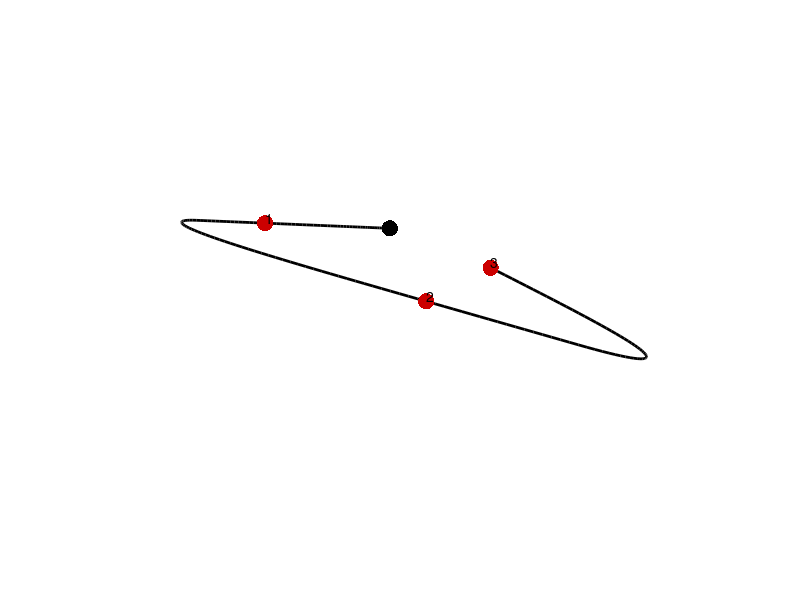

The MATLAB source for this figure:
function demo_OC_LQT_online01
% MPC recomputed in an online manner with a time horizon.
%
% If this code is useful for your research, please cite the related publication:
% @incollection{Calinon19chapter,
% 	author="Calinon, S. and Lee, D.",
% 	title="Learning Control",
% 	booktitle="Humanoid Robotics: a Reference",
% 	publisher="Springer",
% 	editor="Vadakkepat, P. and Goswami, A.", 
% 	year="2019",
% 	pages="1261--1312",
% 	doi="10.1007/978-94-007-6046-2_68"
% }
% 
% Copyright (c) 2019 Idiap Research Institute, http://idiap.ch/
% Written by Sylvain Calinon, http://calinon.ch/
% 
% This file is part of PbDlib, http://www.idiap.ch/software/pbdlib/
% 
% PbDlib is free software: you can redistribute it and/or modify
% it under the terms of the GNU General Public License version 3 as
% published by the Free Software Foundation.
% 
% PbDlib is distributed in the hope that it will be useful,
% but WITHOUT ANY WARRANTY; without even the implied warranty of
% MERCHANTABILITY or FITNESS FOR A PARTICULAR PURPOSE. See the
% GNU General Public License for more details.
% 
% You should have received a copy of the GNU General Public License
% along with PbDlib. If not, see <http://www.gnu.org/licenses/>.

addpath('./m_fcts/');


%% Parameters
%%%%%%%%%%%%%%%%%%%%%%%%%%%%%%%%%%%%%%%%%%%%%%%%%%%%%%%%%%%%%%%%%%%%%%%%%%%
nbData = 200; %Number of datapoints
nbD = 50; %Size of the time window for MPC computation
nbPoints = 3; %Number of keypoints
nbVarPos = 2; %Dimension of position data (here: x1,x2)
nbDeriv = 2; %Number of static and dynamic features (nbDeriv=2 for [x,dx] and u=ddx)
nbVar = nbVarPos * nbDeriv; %Dimension of state vector
dt = 1E-2; %Time step duration
rfactor = 1E-8; %dt^nbDeriv;	%Control cost in LQR
R = speye((nbD-1)*nbVarPos) * rfactor; %Control cost matrix


%% Dynamical System settings (discrete version)
%%%%%%%%%%%%%%%%%%%%%%%%%%%%%%%%%%%%%%%%%%%%%%%%%%%%%%%%%%%%%%%%%%%%%%%%%%%
mass = 1;
b = 3;
k = 1;
A1d = zeros(nbDeriv);
for i=0:nbDeriv-1
	A1d = A1d + diag(ones(nbDeriv-i,1),i) * dt^i * 1/factorial(i); %Discrete 1D
end
B1d = zeros(nbDeriv,1); 
for i=1:nbDeriv
	B1d(nbDeriv-i+1) = dt^i * 1/factorial(i); %Discrete 1D
end
A1d
A = kron(A1d, speye(nbVarPos)); %Discrete nD
B = kron(B1d, speye(nbVarPos)); %Discrete nD

%Build Su and Sx transfer matrices
Su = sparse(nbVar*nbD, nbVarPos*(nbD-1));
Sx = kron(ones(nbD,1), speye(nbVar));
M = B;
for n=2:nbD
	id1 = (n-1)*nbVar+1:nbD*nbVar;
	Sx(id1,:) = Sx(id1,:) * A;
	id1 = (n-1)*nbVar+1:n*nbVar; 
	id2 = 1:(n-1)*nbVarPos;
	Su(id1,id2) = M;
	M = [A*M(:,1:nbVarPos), M]; 
end


%% Task setting
%%%%%%%%%%%%%%%%%%%%%%%%%%%%%%%%%%%%%%%%%%%%%%%%%%%%%%%%%%%%%%%%%%%%%%%%%%%
tl = linspace(1,nbData,nbPoints+1);
tl = round(tl(2:end)); 
MuQ0 = zeros(nbVar*nbData,1); 
Q0 = zeros(nbVar*nbData);
for t=1:length(tl)
	id0(:,t) = [1:nbVarPos] + (tl(t)-1) * nbVar;
	Q0(id0(:,t), id0(:,t)) = eye(nbVarPos);
	MuQ0(id0(:,t)) = rand(nbVarPos,1) - 0.5;
end


%% MPC (batch LQT recomputed in an online manner)
%%%%%%%%%%%%%%%%%%%%%%%%%%%%%%%%%%%%%%%%%%%%%%%%%%%%%%%%%%%%%%%%%%%%%%%%%%%
x = zeros(nbVar,1);
rx = zeros(nbVar,nbData);
% figure; hold on;
% h = [];
for t=1:nbData
	rx(:,t) = x; %Log data 

	id = [t:min(t+nbD-1,nbData), ones(1,t-nbData+nbD-1)]; %Time steps involved in the MPC computation
	id2 = [];
	for s=1:nbD
		id2 = [id2; [1:nbVar]' + (id(s)-1) * nbVar];
	end
	MuQ = MuQ0(id2,1);
	Q = Q0(id2,id2);

	u = (Su' * Q * Su + R) \ Su' * Q * (MuQ - Sx * x); %Compute control commands
	x = A * x + B * u(1:nbVarPos); %Update state with first control command
	
% 	delete(h);
% 	h(1) = plot(MuQ(1:nbVar:end),'k.');
% 	h(2) = plot(x(1),'r.');
% 	axis([1,nbD,min(MuQ0),max(MuQ0)]);
% 	pause(.001);
end

%% Plot 2D
%%%%%%%%%%%%%%%%%%%%%%%%%%%%%%%%%%%%%%%%%%%%%%%%%%%%%%%%%%%%%%%%%%%%%%%%%%%
figure('position',[10 10 800 800]); hold on; axis off;
plot(rx(1,:), rx(2,:), '-','linewidth',2,'color',[0 0 0]);
plot(rx(1,1), rx(2,1), '.','markersize',35,'color',[0 0 0]);
plot(MuQ0(id0(1,:)), MuQ0(id0(2,:)), '.','markersize',35,'color',[.8 0 0]);
for t=1:length(tl)
	text(MuQ0(id0(1,t)), MuQ0(id0(2,t))+2E-2, num2str(t));
end
axis equal; 
% print('-dpng','graphs/demo_MPC_online01.png');

pause;
close all;
